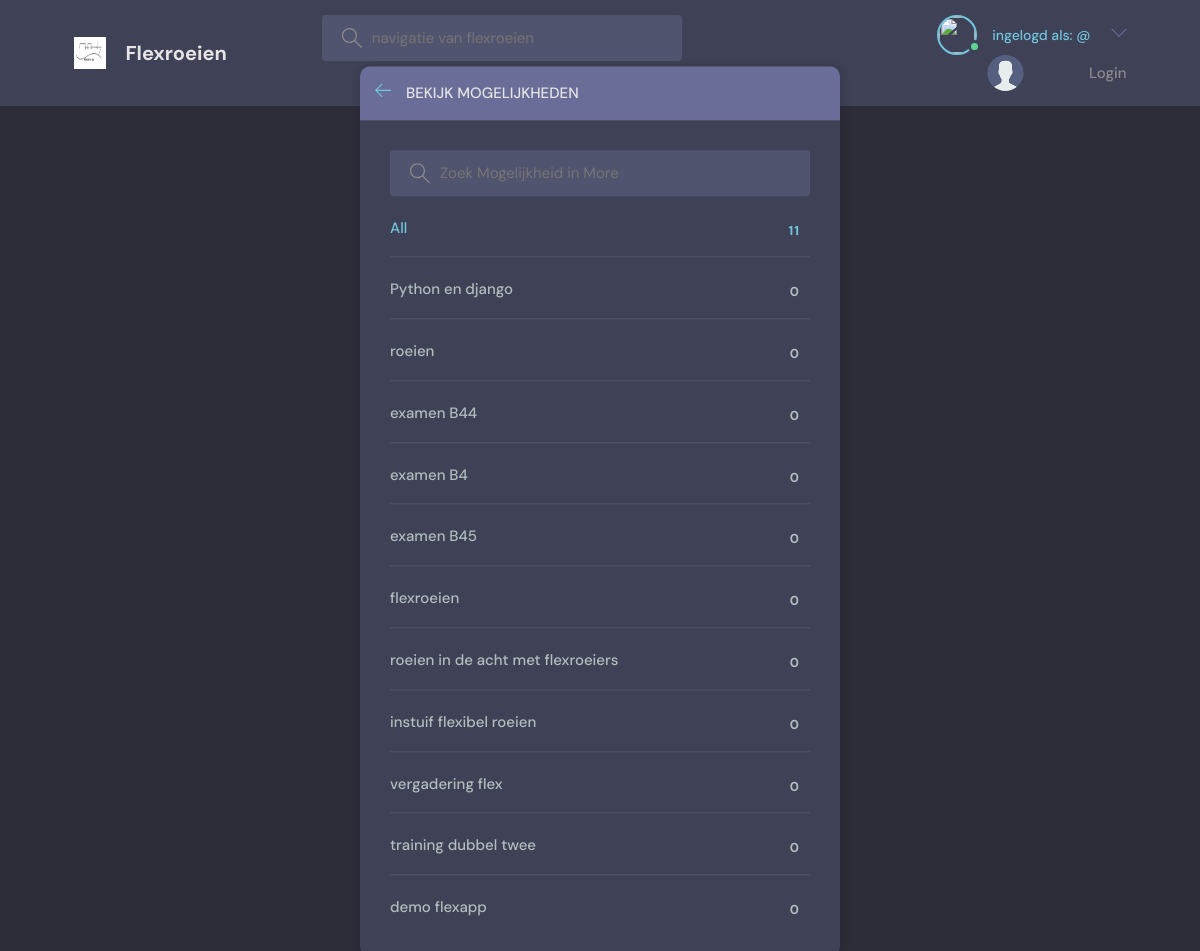
/topics/, run on an earlier commit of the app's database.
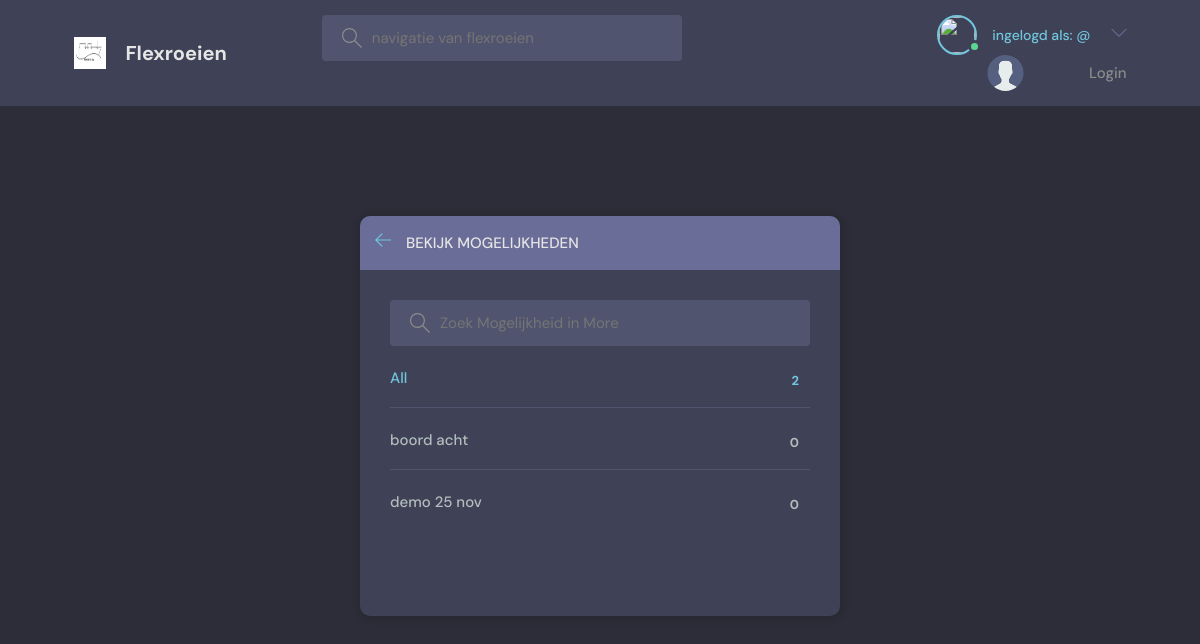
And on a later commit of the database.
### beatrix/models.py (models this page shows, shortened)
class Topic(models.Model):
    name = models.CharField(max_length=200)

### beatrix/views.py (the view)
# urls.py: path('topics/', topicsPage, name="topics"),
def topicsPage(request):
    q = request.GET.get('q') if request.GET.get('q') != None else ''
    topics = Topic.objects.filter(name__icontains=q)
    return render(request, 'beatrix/topics.html', {'topics': topics})

### beatrix/templates/beatrix/topics.html (shortened to what this page needs)
{% extends 'main.html' %}
{% block content %}
    <main class="create-room layout">
      <div class="container">
        <div class="layout__box">
          <div class="layout__boxHeader">
            <div class="layout__boxTitle">
              <a href="{% url 'home' %}">
                <svg version="1.1" xmlns="http://www.w3.org/2000/svg" width="32" height="32" viewBox="0 0 32 32">
                  <title>arrow-left</title>
                  <path
                    d="M13.723 2.286l-13.723 13.714 13.719 13.714 1.616-1.611-10.96-10.96h27.625v-2.286h-27.625l10.965-10.965-1.616-1.607z"
                  ></path>
                </svg>
              </a>
              <h3>Bekijk Mogelijkheden</h3>
            </div>
          </div>
          <div class="topics-page layout__body">
            <form action ="" method = "GET" class="header__search">
              <label>
                <input name="q" placeholder="Zoek Mogelijkheid in More" />
              </label>
            </form>
            <ul class="topics__list">
            <li>
                <a href="{% url 'topics' %}" class="active">All <span>{{topics.count}} </span></a>
                </li>
            {% for topic in topics %}
              <li>
                <a href="{%url 'home' %}?q={{topic.name}}">{{topic.name}} <span>{{topic.room_set.count}} </span></a>
              </li>
              {% endfor %}
            </ul>
          </div>
        </div>
      </div>
    </main>
{% endblock content %}

What changed in the data, as far as the page shows it:
removed Topic: name "Python en django", room_set.count "0"
removed Topic: name "roeien", room_set.count "0"
removed Topic: name "examen B44", room_set.count "0"
removed Topic: name "examen B4", room_set.count "0"
removed Topic: name "examen B45", room_set.count "0"
removed Topic: name "flexroeien", room_set.count "0"
removed Topic: name "roeien in de acht met flexroeiers", room_set.count "0"
removed Topic: name "instuif flexibel roeien", room_set.count "0"
removed Topic: name "vergadering flex", room_set.count "0"
removed Topic: name "training dubbel twee", room_set.count "0"
removed Topic: name "demo flexapp", room_set.count "0"
added Topic: name "boord acht", room_set.count "0"
added Topic: name "demo 25 nov", room_set.count "0"
Also different on the page:
{{ topics.count }}: "11" → "2"
